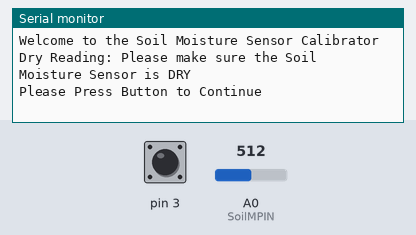
Recording of a sketch running on a simulated Arduino Uno, built with avr-gcc and run on an emulated ATmega328P. Shown: the last lines printed to the serial monitor. The inputs (shaded band) are chosen by the test bench; at power-on: pin 3 HIGH, A0 (SoilMPIN) = 512. EEPROM starts erased.

Above: at 0.8 s.
0.9 s: pin 3 pulled LOW for 0.15 s
At 1.7 s:
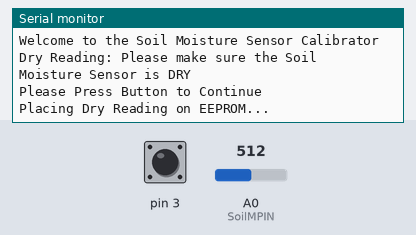
3.4 s: pin 3 pulled LOW for 1 s
At 5.4 s:
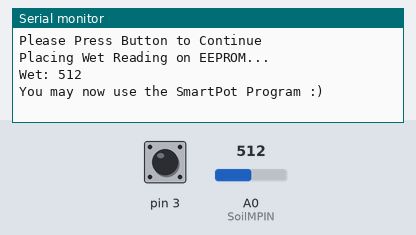

The sketch:

Calibrator.ino
```cpp
#include<EEPROM.h>

#define SoilMPIN A0

void setup() {
  Serial.begin(9600);
  pinMode(SoilMPIN, INPUT);
  pinMode(3, INPUT_PULLUP);
  Serial.println("Welcome to the Soil Moisture Sensor Calibrator");
  Serial.println("Dry Reading: Please make sure the Soil Moisture Sensor is DRY");
  Serial.println("Please Press Button to Continue");
  while (digitalRead(3)) {
  }
  Serial.println("Placing Dry Reading on EEPROM...");
  delay(1000);
  int DryRead = analogRead(SoilMPIN);
  Serial.print("Dry: ");
  Serial.println(DryRead);
  EEPROM.put(2, DryRead);

  Serial.println();

  Serial.println("Wet Reading: Please submerge 3/4 of the Soil Moisture Sensor in water");
  Serial.println("Please Press Button to Continue");
  while (digitalRead(3)) {
  }
  Serial.println("Placing Wet Reading on EEPROM...");
  delay(1000);
  int WetRead = analogRead(SoilMPIN);
  Serial.print("Wet: ");
  Serial.println(WetRead);
  EEPROM.put(4, WetRead);

  Serial.println();
  Serial.println("You may now use the SmartPot Program :)");

}

void loop() {
}
```

Measured:
- after the input at 0.9 s, the serial monitor: prints a new line at once (image 1)
- after the input at 3.4 s, the serial monitor: prints a new line at once (image 2)
